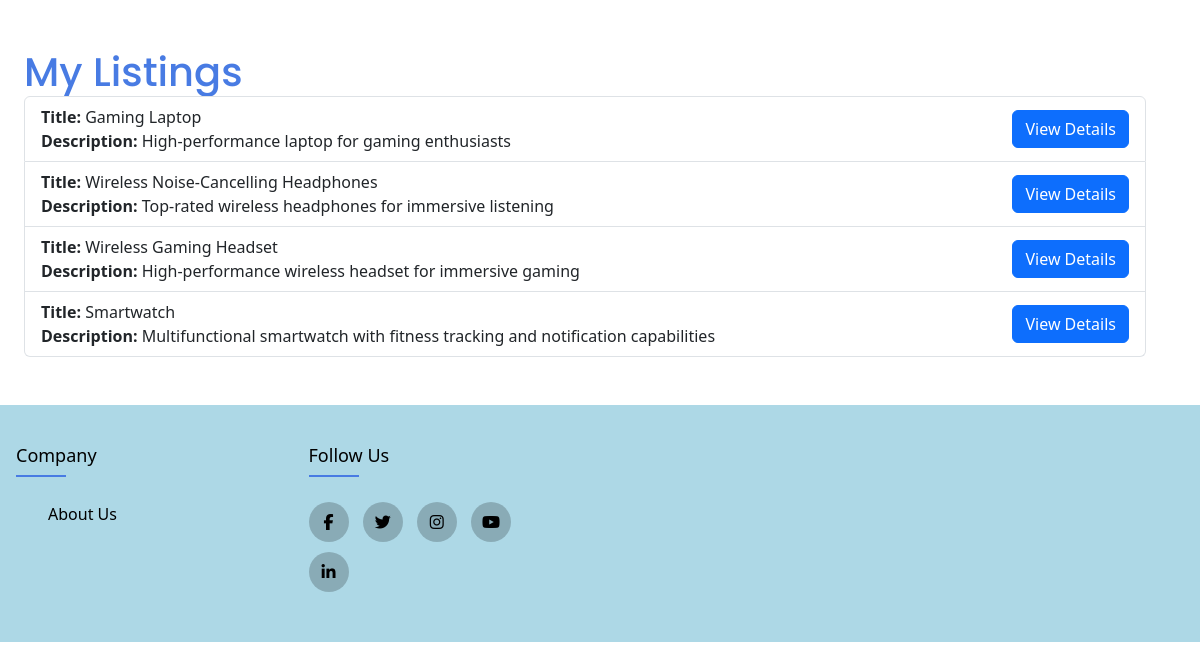
The page /viewMyListings.php (signed in) on the database its author committed.
### tables this page shows
CREATE TABLE `auction_item` (
  `itemID` int(11) NOT NULL,
  `title` varchar(100) DEFAULT NULL,
  `description` text DEFAULT NULL,
  `startTime` datetime DEFAULT NULL,
  `endTime` datetime DEFAULT NULL,
  `startingPrice` decimal(10,2) DEFAULT NULL,
  `highestBid` decimal(10,2) DEFAULT NULL,
  `sellerProfile` int(11) DEFAULT NULL,
  `buyerProfile` int(11) DEFAULT NULL,
  `categoryID` int(11) DEFAULT NULL
);

### viewMyListings.php (the view, shortened to what this page needs)
<?php
require_once 'db_connection.php';
$profileID = $_SESSION["ProfileID"];
?>
<!DOCTYPE html>
<html lang="en">
<head>
    <link href="https://cdn.jsdelivr.net/npm/bootstrap@5.3.2/dist/css/bootstrap.min.css" rel="stylesheet">
    <link href="css/style.css" rel="stylesheet">
    <link rel="stylesheet" href="https://cdnjs.cloudflare.com/ajax/libs/font-awesome/6.5.0/css/all.min.css">
</head>
<body>
    <main class="container mt-5">
        <?php
        $sql = "SELECT * FROM auction_item WHERE sellerProfile = ?";
        if ($stmt = $conn->prepare($sql)) {
            $stmt->bind_param("i", $profileID);
            if ($stmt->execute()) {
                $result = $stmt->get_result();
                if ($result->num_rows > 0) {
                    ?>
                    <div class="container mt-5">
                        <h1>My Listings</h1>
                        <ul class="list-group">
                            <?php while ($row = $result->fetch_assoc()) { ?>
                                <li class="list-group-item d-flex justify-content-between align-items-center">
                                    <div>
                                        <strong>Title:</strong> <?php echo htmlspecialchars($row['title']); ?><br>
                                        <strong>Description:</strong> <?php echo htmlspecialchars($row['description']); ?>
                                    </div>
                                    <a href="itemDetails.php?itemID=<?php echo $row['itemID']; ?>" class="btn btn-primary">View
                                        Details</a>
                                </li>
                            <?php } ?>
                        </ul>
                    </div>
                    <?php
                } else {
                    echo "<div class='alert alert-warning'>No items found for your profile.</div>";
                }
            } else {
                echo "Error executing query: " . $stmt->error;
            }
        } else {
            echo "Error preparing statement: " . $conn->error;
        }
        ?>
    </main>
    <div id="footer" style="padding-top: 6vh;"></div>
</body>
</html>

### css/style.css (style rules this page uses)
body, h1, h2, p { margin: 0; padding: 0; }
h1, h2 { font-family: 'Poppins', sans-serif; }
body { color: #2B2B2B; }
h1, h2 { color: #487BE3; }
body { background-color: #ffffff; }
a { color: #487BE3; }

### css/footerstyle.css (style rules this page uses)
* { margin:0; padding: 0; box-sizing: border-box; }
.container { max-width: 1170px; margin: inherit; }

### rows shown on the page
auction_item: title "Gaming Laptop", description "High-performance laptop for gaming enthusiasts"
auction_item: title "Wireless Noise-Cancelling Headphones", description "Top-rated wireless headphones for immersive listening"
auction_item: title "Wireless Gaming Headset", description "High-performance wireless headset for immersive gaming"
auction_item: title "Smartwatch", description "Multifunctional smartwatch with fitness tracking and notification capabilities"
